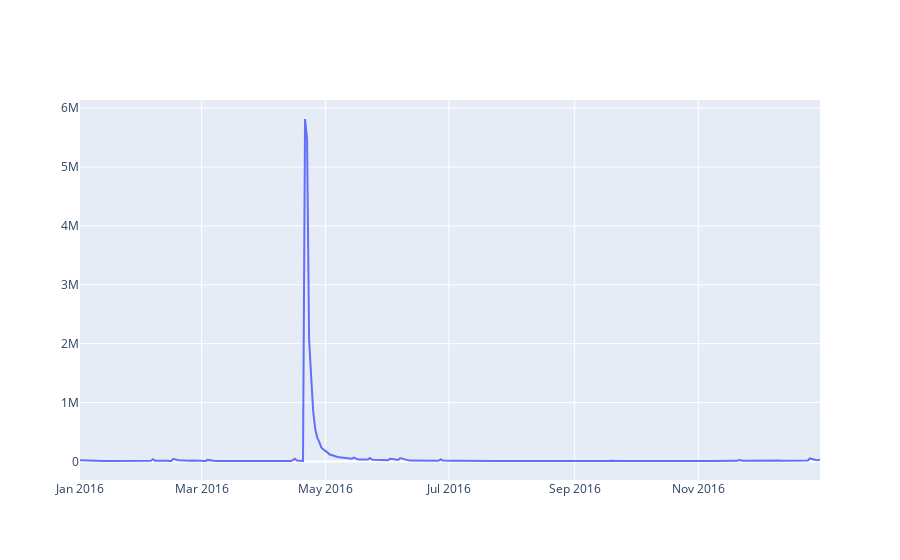

The code cell stored with this chart in its notebook:
### Code cell
iplot([{'x': ts.index,'y': ts.to_numpy()} ])

### Figure 1 — Plotly figure (JSON) as saved in the notebook; plotly's stock layout.template omitted (floating-point values rounded to 4 significant figures; data arrays with more than 128 entries replaced by an {"elided": "..."} marker saying what was removed)
{"data": [{"type": "scatter", "x": {"elided": "366 str values"}, "y": {"elided": "366 int values"}}], "layout": {"autosize": true, "xaxis": {"autorange": true, "range": ["2016-01-01", "2016-12-31"], "type": "date"}, "yaxis": {"autorange": true, "range": [-316200.0, 6140000.0], "type": "linear"}}}
